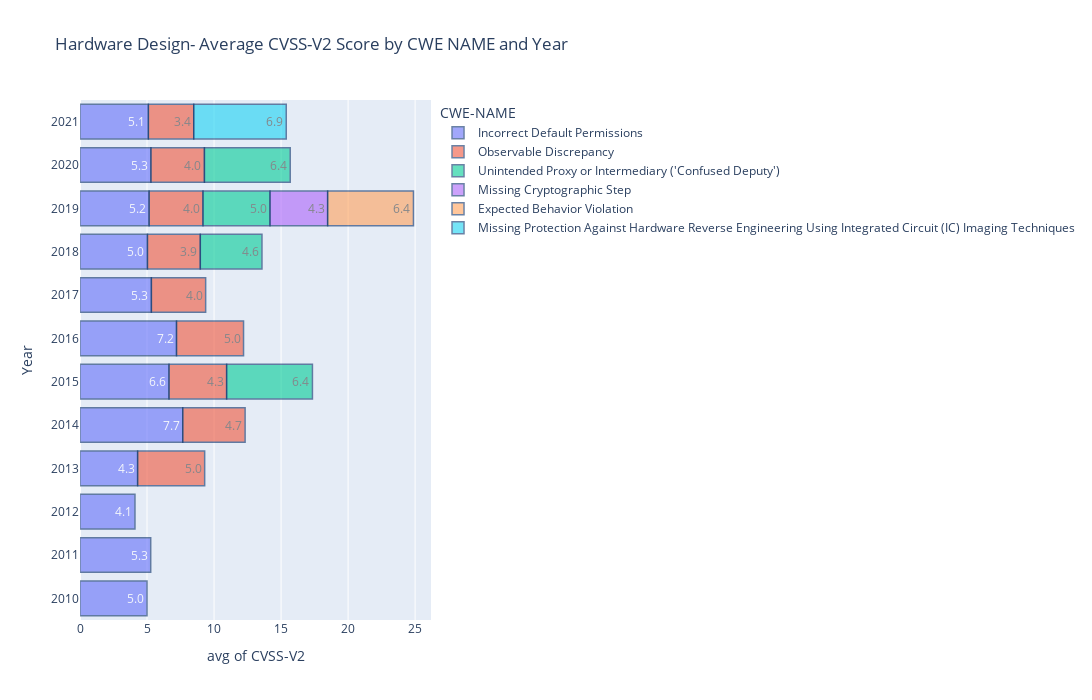

Here is the notebook cell this chart was saved with:
### Code cell
import plotly.express as px

fig = px.histogram(dataHD, x="CVSS-V2", histfunc='avg',y="Year",color="CWE-NAME",orientation='h', height=700,width=1500,text_auto='.2s',title="Hardware Design- Average CVSS-V2 Score by CWE NAME and Year")
fig.update_traces( marker_line_color='rgb(8,48,107)',
                  marker_line_width=1.5, opacity=0.6)
fig.show()

### Figure 1 — Plotly figure (JSON) as saved in the notebook; plotly's stock layout.template omitted (floating-point values rounded to 4 significant figures; data arrays with more than 128 entries replaced by an {"elided": "..."} marker saying what was removed)
{"data": [{"alignmentgroup": "True", "bingroup": "y", "histfunc": "avg", "hovertemplate": "CWE-NAME=Incorrect Default Permissions<br>avg of CVSS-V2=%{x}<br>Year=%{y}<extra></extra>", "legendgroup": "Incorrect Default Permissions", "marker": {"color": "#636efa", "line": {"color": "rgb(8,48,107)", "width": 1.5}, "pattern": {"shape": ""}}, "name": "Incorrect Default Permissions", "offsetgroup": "Incorrect Default Permissions", "opacity": 0.6, "orientation": "h", "showlegend": true, "texttemplate": "%{value:.2s}", "type": "histogram", "x": {"elided": "515 float values"}, "xaxis": "x", "y": {"elided": "515 str values"}, "yaxis": "y"}, {"alignmentgroup": "True", "bingroup": "y", "histfunc": "avg", "hovertemplate": "CWE-NAME=Observable Discrepancy<br>avg of CVSS-V2=%{x}<br>Year=%{y}<extra></extra>", "legendgroup": "Observable Discrepancy", "marker": {"color": "#EF553B", "line": {"color": "rgb(8,48,107)", "width": 1.5}, "pattern": {"shape": ""}}, "name": "Observable Discrepancy", "offsetgroup": "Observable Discrepancy", "opacity": 0.6, "orientation": "h", "showlegend": true, "texttemplate": "%{value:.2s}", "type": "histogram", "x": {"elided": "214 float values"}, "xaxis": "x", "y": {"elided": "214 str values"}, "yaxis": "y"}, {"alignmentgroup": "True", "bingroup": "y", "histfunc": "avg", "hovertemplate": "CWE-NAME=Unintended Proxy or Intermediary ('Confused Deputy')<br>avg of CVSS-V2=%{x}<br>Year=%{y}<extra></extra>", "legendgroup": "Unintended Proxy or Intermediary ('Confused Deputy')", "marker": {"color": "#00cc96", "line": {"color": "rgb(8,48,107)", "width": 1.5}, "pattern": {"shape": ""}}, "name": "Unintended Proxy or Intermediary ('Confused Deputy')", "offsetgroup": "Unintended Proxy or Intermediary ('Confused Deputy')", "opacity": 0.6, "orientation": "h", "showlegend": true, "texttemplate": "%{value:.2s}", "type": "histogram", "x": [6.4, 4.6, 4.3, 4.9, 5, 6.4], "xaxis": "x", "y": ["2015", "2018", "2018", "2018", "2019", "2020"], "yaxis": "y"}, {"alignmentgroup": "True", "bingroup": "y", "histfunc": "avg", "hovertemplate": "CWE-NAME=Missing Cryptographic Step<br>avg of CVSS-V2=%{x}<br>Year=%{y}<extra></extra>", "legendgroup": "Missing Cryptographic Step", "marker": {"color": "#ab63fa", "line": {"color": "rgb(8,48,107)", "width": 1.5}, "pattern": {"shape": ""}}, "name": "Missing Cryptographic Step", "offsetgroup": "Missing Cryptographic Step", "opacity": 0.6, "orientation": "h", "showlegend": true, "texttemplate": "%{value:.2s}", "type": "histogram", "x": [4.3], "xaxis": "x", "y": ["2019"], "yaxis": "y"}, {"alignmentgroup": "True", "bingroup": "y", "histfunc": "avg", "hovertemplate": "CWE-NAME=Expected Behavior Violation<br>avg of CVSS-V2=%{x}<br>Year=%{y}<extra></extra>", "legendgroup": "Expected Behavior Violation", "marker": {"color": "#FFA15A", "line": {"color": "rgb(8,48,107)", "width": 1.5}, "pattern": {"shape": ""}}, "name": "Expected Behavior Violation", "offsetgroup": "Expected Behavior Violation", "opacity": 0.6, "orientation": "h", "showlegend": true, "texttemplate": "%{value:.2s}", "type": "histogram", "x": [6.4], "xaxis": "x", "y": ["2019"], "yaxis": "y"}, {"alignmentgroup": "True", "bingroup": "y", "histfunc": "avg", "hovertemplate": "CWE-NAME=Missing Protection Against Hardware Reverse Engineering Using Integrated Circuit (IC) Imaging Techniques<br>avg of CVSS-V2=%{x}<br>Year=%{y}<extra></extra>", "legendgroup": "Missing Protection Against Hardware Reverse Engineering Using Integrated Circuit (IC) Imaging Techniques", "marker": {"color": "#19d3f3", "line": {"color": "rgb(8,48,107)", "width": 1.5}, "pattern": {"shape": ""}}, "name": "Missing Protection Against Hardware Reverse Engineering Using Integrated Circuit (IC) Imaging Techniques", "offsetgroup": "Missing Protection Against Hardware Reverse Engineering Using Integrated Circuit (IC) Imaging Techniques", "opacity": 0.6, "orientation": "h", "showlegend": true, "texttemplate": "%{value:.2s}", "type": "histogram", "x": [6.9], "xaxis": "x", "y": ["2021"], "yaxis": "y"}], "layout": {"barmode": "relative", "height": 700, "legend": {"title": {"text": "CWE-NAME"}, "tracegroupgap": 0}, "title": {"text": "Hardware Design- Average CVSS-V2 Score by CWE NAME and Year"}, "width": 1500, "xaxis": {"anchor": "y", "domain": [0, 1], "title": {"text": "avg of CVSS-V2"}}, "yaxis": {"anchor": "x", "domain": [0, 1], "title": {"text": "Year"}}}}
